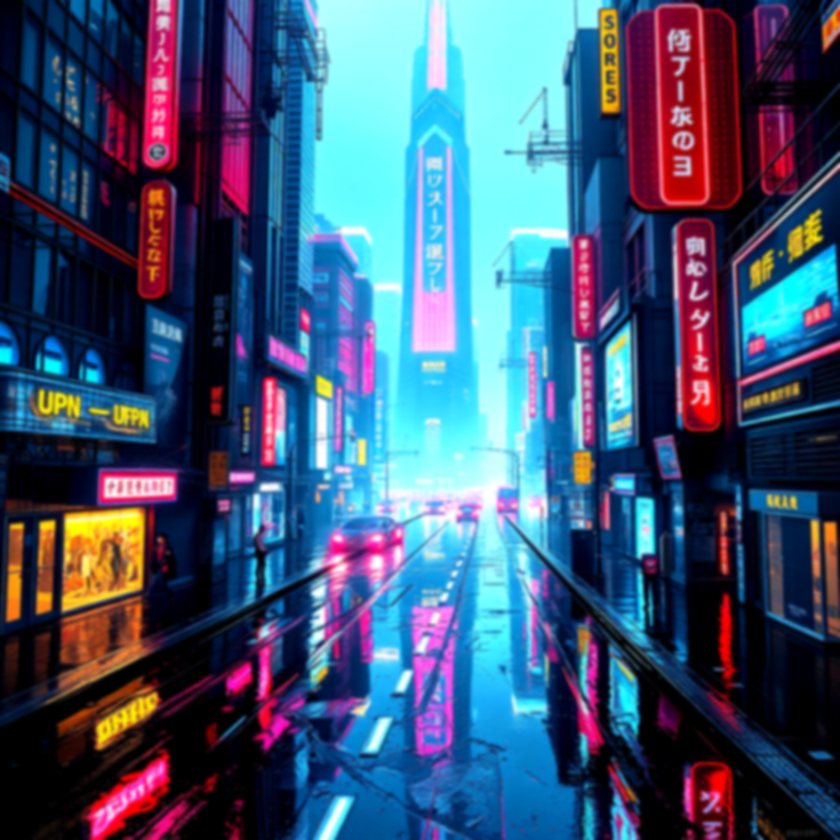
#> input picture Module-5/Lesson26_Post-Processing_Magic_Workshop_Enhancing_AI-Generated_Images/the future.png, 840 x 840 px, shrunk from 1024 x 1024 before the run
$ python -i main.py   (imports and definitions only)
#> lines starting #> are read from the running program, lines starting #| are printed output that depends on the picture
#> further down, picture is the input picture: PIL image 840x840 RGB; mean R, G, B 63.7, 85.8, 114.1
from PIL import Image, ImageEnhance, ImageFilter
from config import HF_API_KEY
from huggingface_hub import InferenceClient

# [3 lines that did not run here, left out]

def generate_image_from_text(prompt):
    """prompt -> PIL.Image (or raises Exception)."""
    image = client.text_to_image(
        prompt,
        model="black-forest-labs/FLUX.1-schnell"
    )

    return image

def post_process_image(image):
    """Returns the processed PIL.Image (same I/O as your code)."""
    image = ImageEnhance.Brightness(image).enhance(1.2)
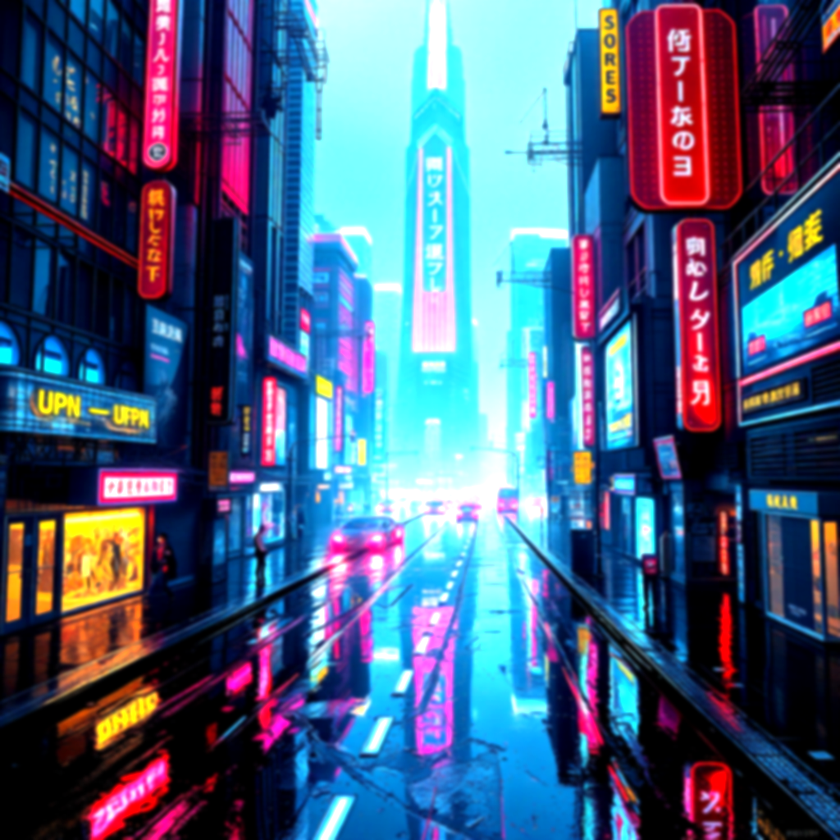
#> image: PIL image 840x840 RGB; mean R, G, B 74.3, 96.8, 126.9
    image = ImageEnhance.Contrast(image).enhance(1.3)
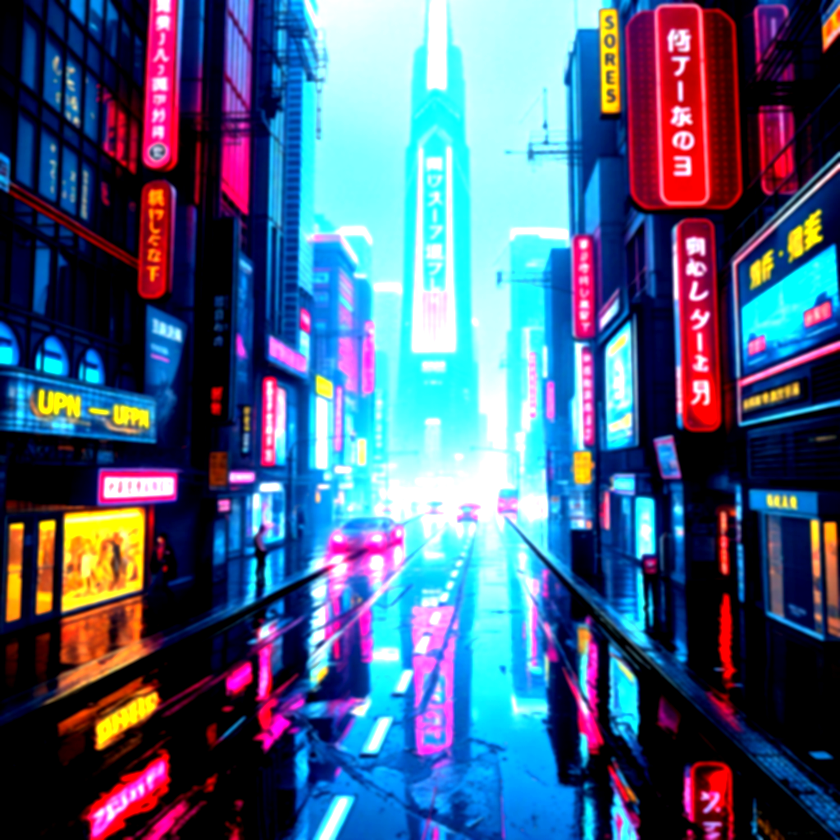
#> image: PIL image 840x840 RGB; mean R, G, B 74.3, 95.9, 127.1
    return image.filter(ImageFilter.GaussianBlur(radius=2))
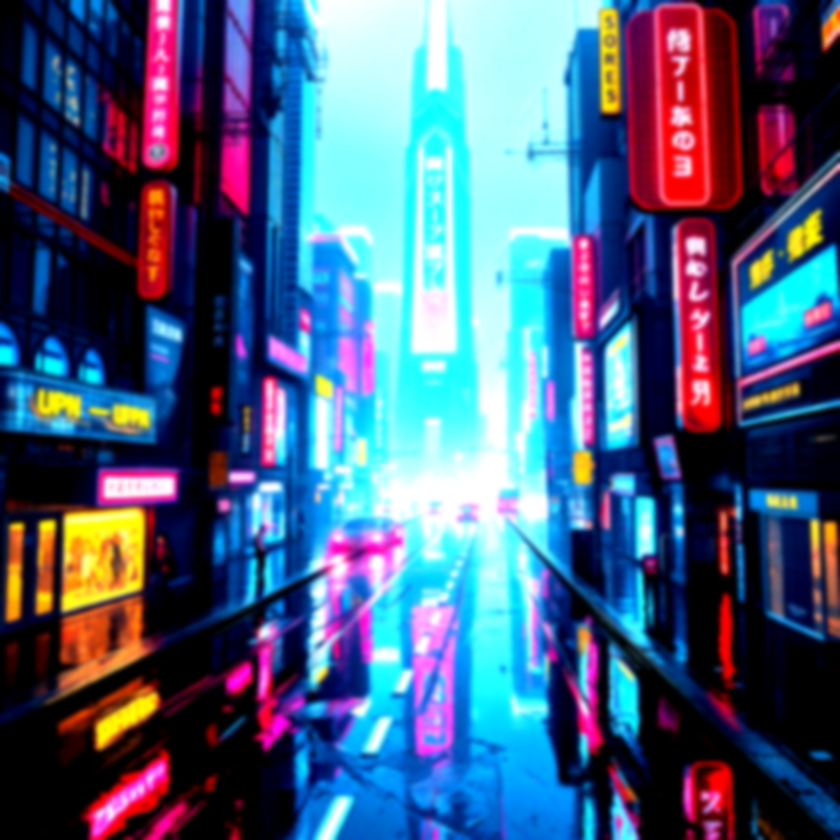
#> returned value: PIL image 840x840 RGB; mean R, G, B 74.3, 95.9, 127.1

def main():
    print("Welcome to the Post-Processing Magic Workshop!")
    print("This program generates an image from text and applies post-processing effects.")
    print("Type 'exit' to quit.\n")

    while True:
        user_input = input("Enter a description for the image (or 'exit' to quit):\n")
        if user_input.lower() == 'exit':
            print("Goodbye!")
            break

        try:
            print("\nGenerating image...")
            image = generate_image_from_text(user_input)
            print("Applying post-processing effects...\n")
            processed_image = post_process_image(image)
            processed_image.show()

            save_option = input("Do you want to save the processed image? (yes/no): ").strip().lower()
            if save_option == 'yes':
                file_name = input("Enter a name for the image file (without extension): ").strip()
                processed_image.save(f"{file_name}.png")
                print(f"Image saved as {file_name}.png\n")

            print("-" * 80 + "\n")
        except Exception as e:
            print(f"An error occurred: {e}\n")

# [2 lines not run here, left out]

>>> from PIL import Image
>>> picture = Image.open('the future.png')
>>> result = post_process_image(picture)
